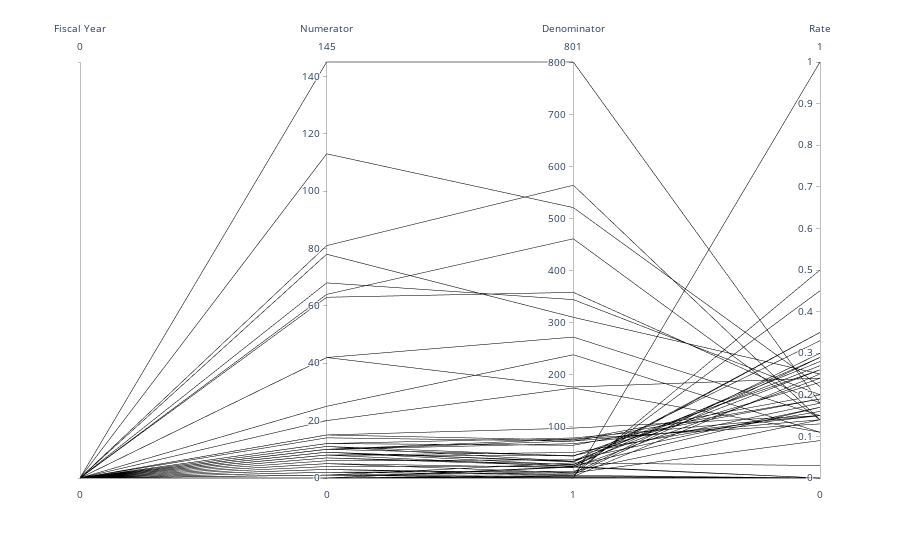

Notebook code cell kept with this figure:
### Markdown cell above
Another way to visualize how all the data falls in place

### Code cell
df = df.tail(50)
fig = px.parallel_coordinates(df, color="fiscal_year", labels={"fiscal_year": "Fiscal Year",
                  "numerator": "Numerator", "denominator": "Denominator",
                  "rate": "Rate", "demographic_category": "Democratic Category", 
                  "so_es_th_sh_ph": 'SO/ES/TH/SH/PH', 'specific_demographic':'Specific Demographic' },
                    color_continuous_scale=px.colors.diverging.Tealrose, color_continuous_midpoint=2)
fig.show()

### Figure 1 — Plotly figure (JSON) as saved in the notebook; plotly's stock layout.template omitted (floating-point values rounded to 4 significant figures)
{"data": [{"dimensions": [{"label": "Fiscal Year", "values": [null, null, null, null, null, null, null, null, null, null, null, null, null, null, null, null, null, null, null, null, null, null, null, null, null, null, null, null, null, null, null, null, null, null, null, null, null, null, null, null, null, null, null, null, null, null, null, null, null, null]}, {"label": "Numerator", "values": [0, 2, 9, 1, 10, 15, 145, 0, 14, 64, 0, 42, 0, 9, 11, 0, 1, 15, 10, 113, 25, 11, 10, 68, 20, 10, 0, 8, 8, 1, 4, 3, 5, 12, 8, 0, 5, 81, 78, 42, 1, 63, 0, 9, 2, 3, 7, 6, 12, 7]}, {"label": "Denominator", "values": [1, 14, 26, 1, 67, 74, 801, 1, 72, 461, 23, 176, 1, 33, 33, 4, 4, 97, 44, 521, 238, 43, 72, 344, 174, 76, 22, 44, 23, 11, 24, 6, 11, 64, 50, 6, 21, 564, 310, 272, 30, 358, 2, 32, 7, 10, 24, 36, 78, 27]}, {"label": "Rate", "values": [0, 0.14, 0.35, 1, 0.15, 0.2, 0.18, 0, 0.19, 0.14, 0, 0.24, 0, 0.27, 0.33, 0, 0.25, 0.15, 0.23, 0.22, 0.11, 0.26, 0.14, 0.2, 0.11, 0.13, 0, 0.18, 0.35, 0.09, 0.17, 0.5, 0.45, 0.19, 0.16, 0, 0.24, 0.14, 0.25, 0.15, 0.03, 0.18, 0, 0.28, 0.29, 0.3, 0.29, 0.17, 0.15, 0.26]}], "domain": {"x": [0, 1], "y": [0, 1]}, "line": {"color": [null, null, null, null, null, null, null, null, null, null, null, null, null, null, null, null, null, null, null, null, null, null, null, null, null, null, null, null, null, null, null, null, null, null, null, null, null, null, null, null, null, null, null, null, null, null, null, null, null, null], "coloraxis": "coloraxis"}, "name": "", "type": "parcoords"}], "layout": {"coloraxis": {"cmid": 2, "colorbar": {"title": {"text": "Fiscal Year"}}, "colorscale": [[0, "rgb(0, 147, 146)"], [0.1667, "rgb(114, 170, 161)"], [0.3333, "rgb(177, 199, 179)"], [0.5, "rgb(241, 234, 200)"], [0.6667, "rgb(229, 185, 173)"], [0.8333, "rgb(217, 137, 148)"], [1, "rgb(208, 88, 126)"]]}, "legend": {"tracegroupgap": 0}, "margin": {"t": 60}}}
